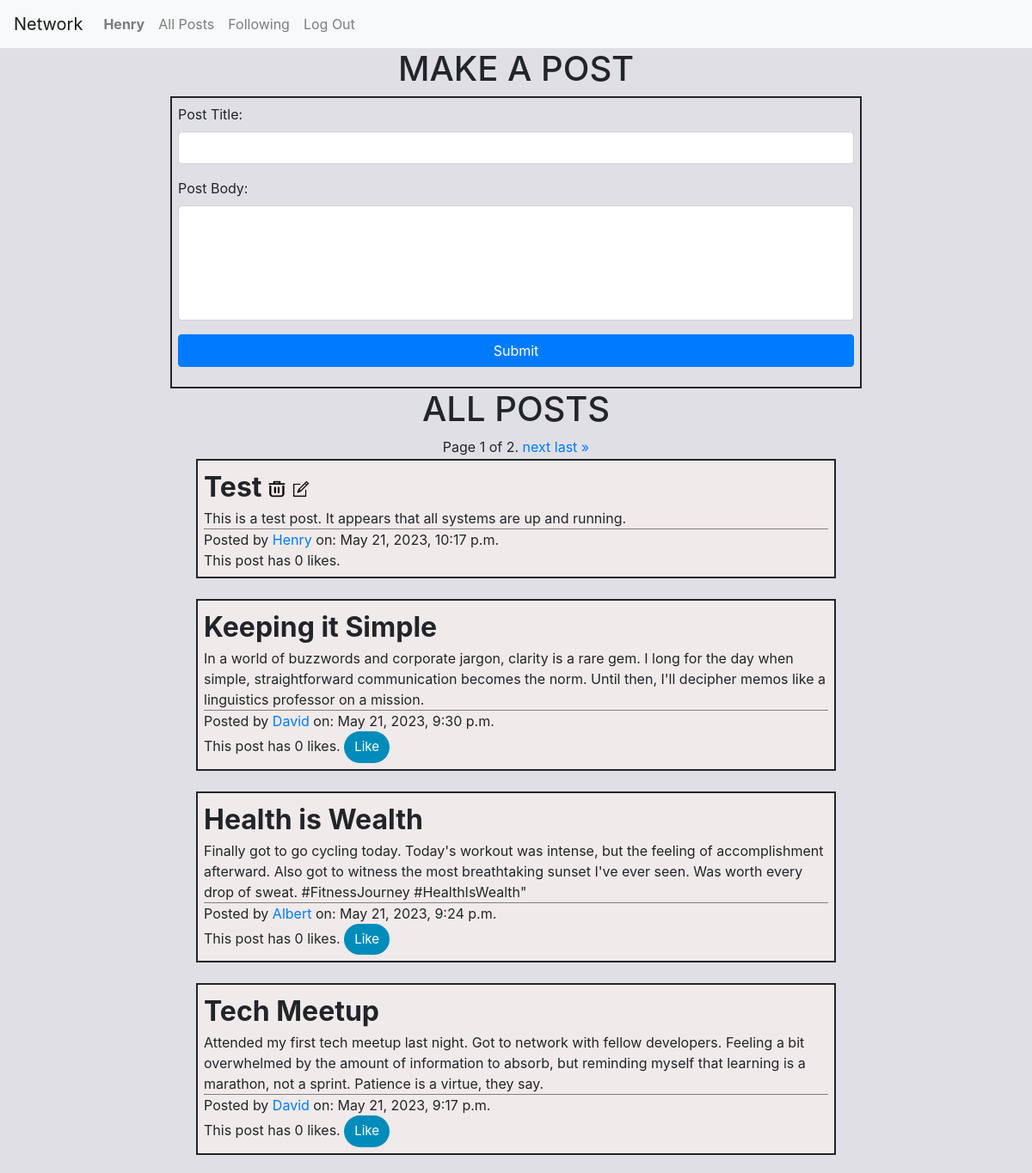
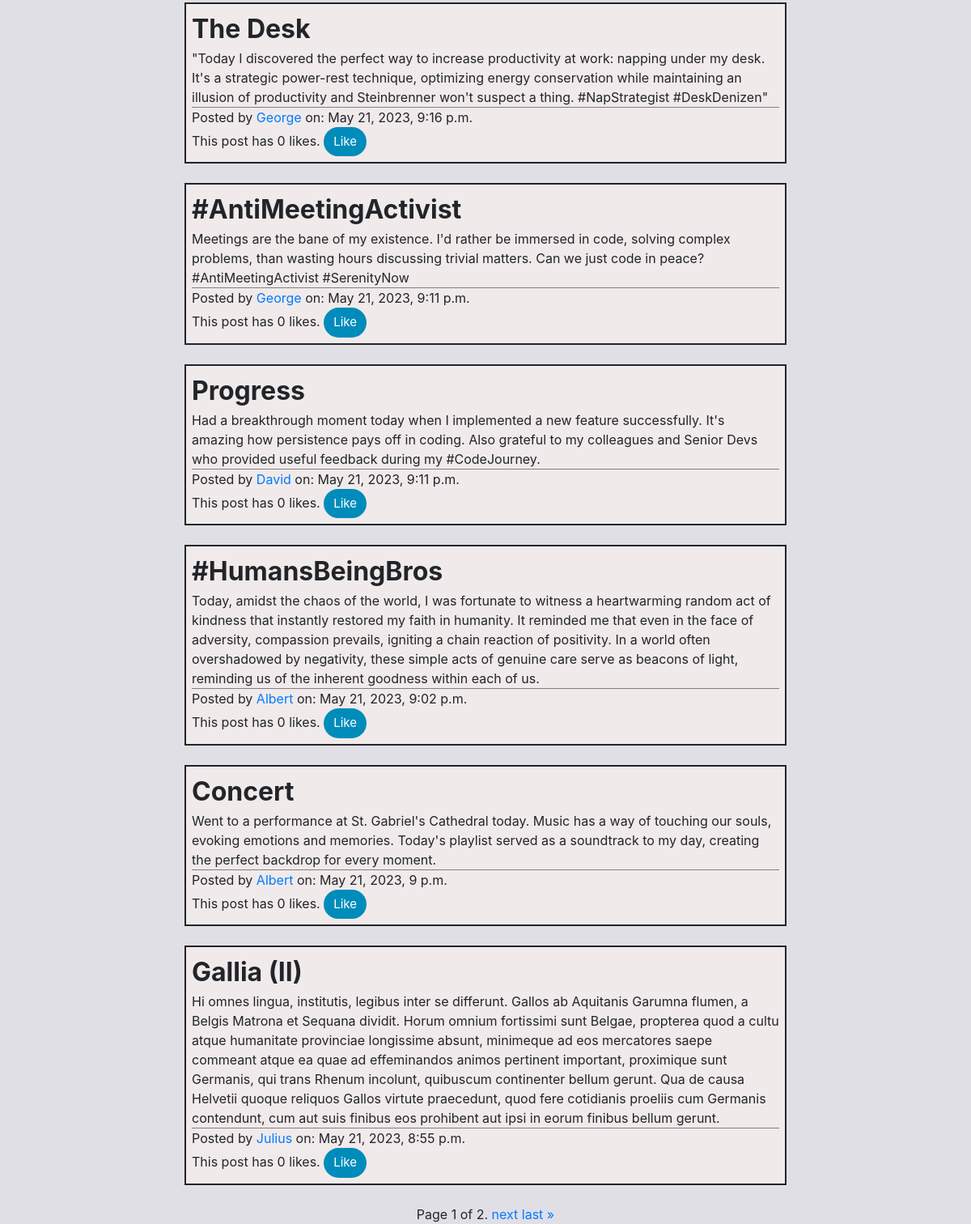
The page / (signed in) on the database as committed earlier (2 pictures, top to bottom).
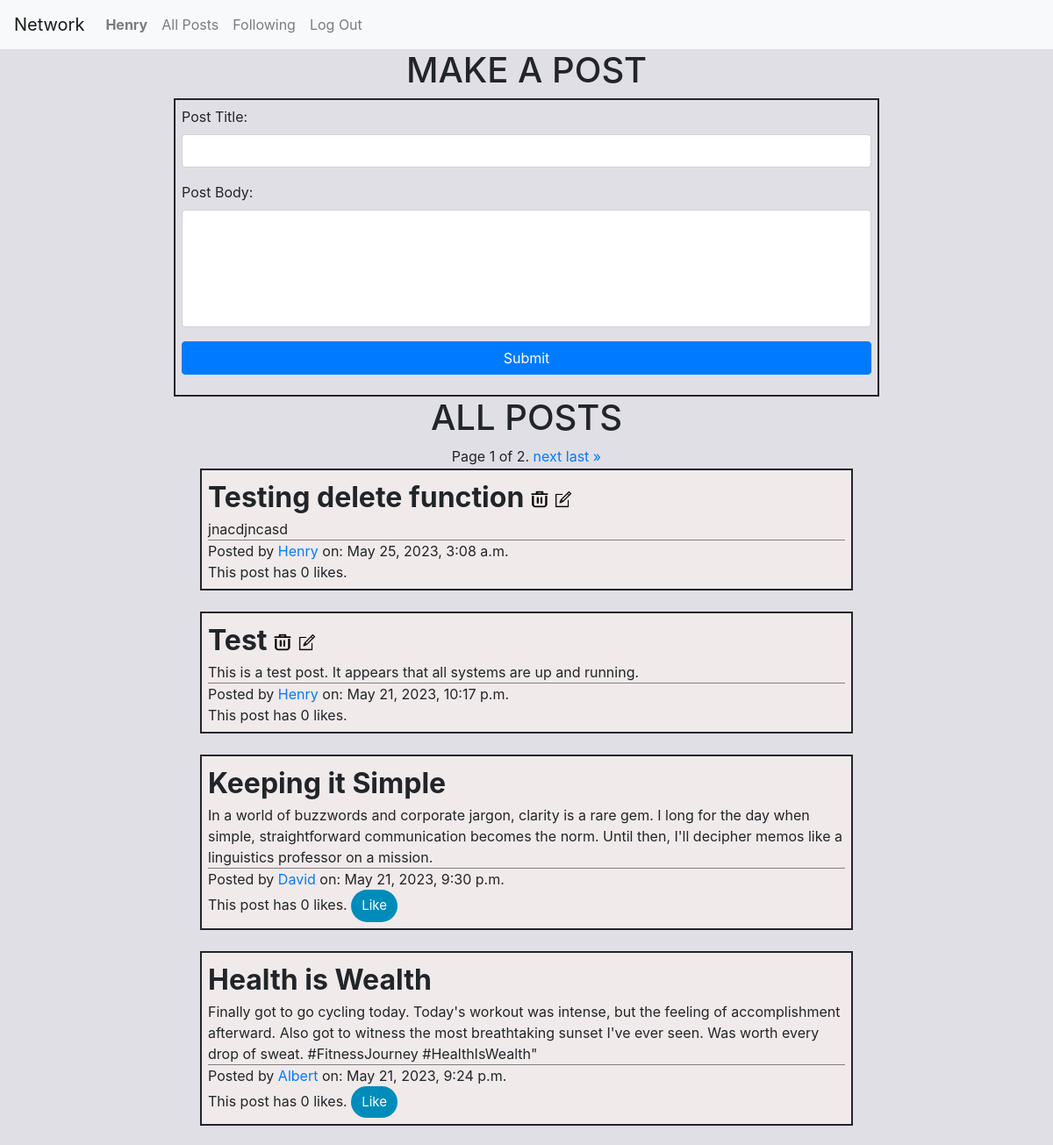
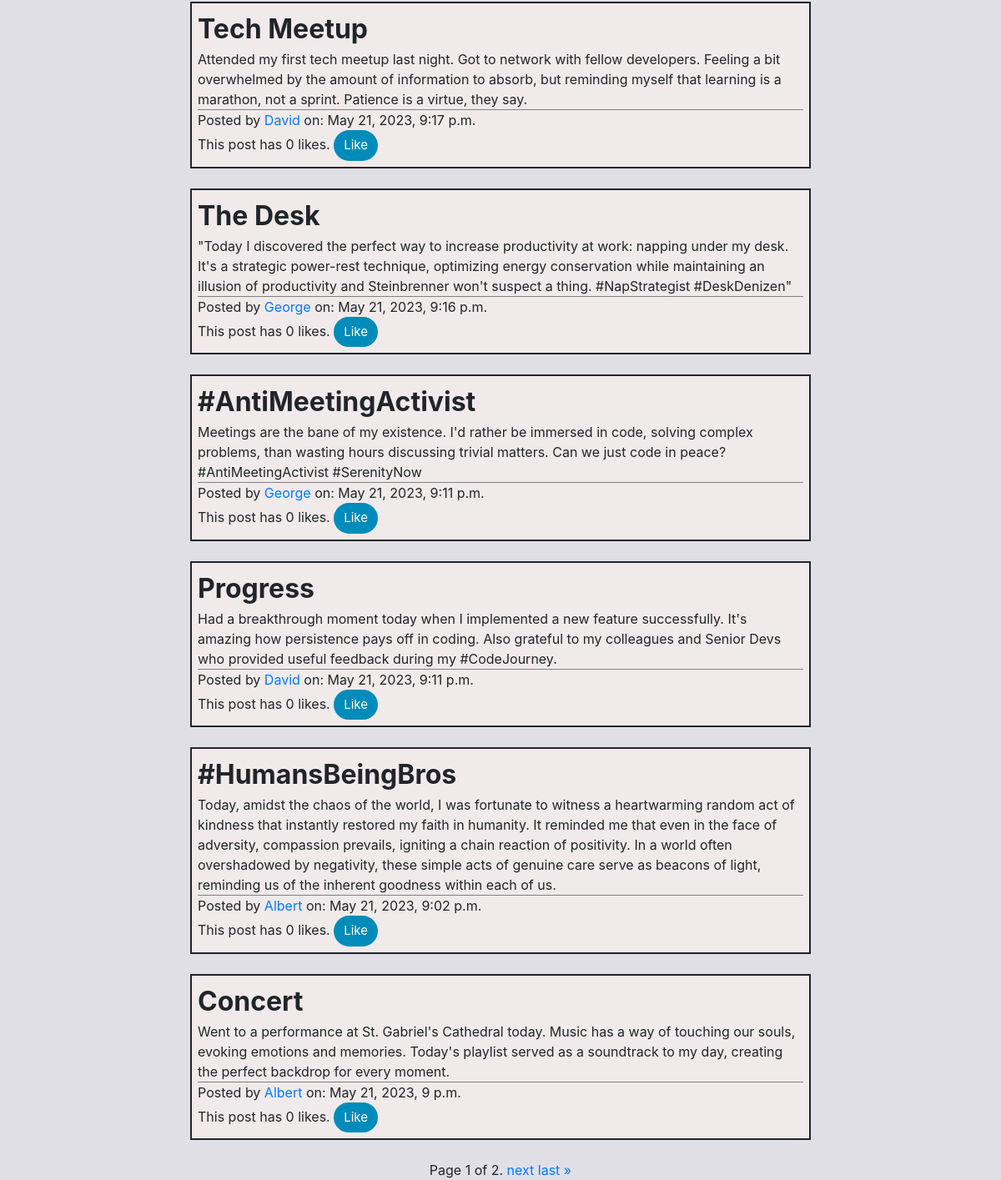
The same page on the database as committed later (2 pictures, top to bottom).
### network/models.py (models this page shows, shortened)
class Post(models.Model):
    id = models.AutoField(primary_key=True)
    postTitle =  models.CharField(max_length=64)
    postBody = models.TextField()
    postTime = models.DateTimeField(default=datetime.now, blank=True)
    postAuthor = models.ForeignKey(User, on_delete = models.CASCADE, related_name="user")
    likes = models.IntegerField(default=0)

class User(AbstractUser):
    pass

### network/views.py (the view, shortened to what this page needs)
# urls.py: path("", views.index, name="index"),
def index(request):
    newPostForm = NewPostForm()
    allPosts = Post.objects.all().order_by("-postTime")
    paginator = Paginator(allPosts, 10)  # show 10 posts per page
    page_number = request.GET.get("page")
    page_obj = paginator.get_page(page_number)
    if request.user.is_authenticated:
        posts_liked_by_user = (
            LikedPost.objects.all().filter(liker=request.user)
            .values_list("post", flat=True))
    else:
        posts_liked_by_user = None
    return render(
        request,
        "network/index.html",
        {"form": newPostForm, "page_obj": page_obj, "likedList": posts_liked_by_user},
    )

### network/forms.py
class NewPostForm(forms.ModelForm):
    class Meta:
        model = Post
        fields = ["postTitle", "postBody"]
        labels = {
            "postTitle": _("Post Title"),
            "postBody": _("Post Body")
        }
        widgets = {
            'postTitle' : forms.TextInput(attrs={'class' : 'form-control'}),
            'postBody' : forms.Textarea(attrs={'class' : 'form-control', "rows" : "5", "style" : "resize: none;", "maxlength": "500"})
        }

### network/templates/network/index.html (shortened to what this page needs)
{% extends "network/layout.html" %}
{% load static %}
{% block body %}
{% if user.is_authenticated %}
<h1>MAKE A POST</h1>
<div id="form-container">
<div class="form-group">
<form id="create-post" action="#" enctype="multipart/form-data" method="post">
    {{form.as_p}}
    <div class="d-grid gap-2">
    <input class="btn btn-primary btn-block" type="submit" value="Submit">
    </div>
</form>
</div>
</div>
{% endif %}
<h1>ALL POSTS</h1>
<div class="page-navigation">
    <span class="current">
        Page {{ page_obj.number }} of {{ page_obj.paginator.num_pages }}.
    </span>
    {% if page_obj.has_next %}
        <a href="?page={{ page_obj.next_page_number }}">next</a>
        <a href="?page={{ page_obj.paginator.num_pages }}">last &raquo;</a>
    {% endif %}
</div>
{% for post in page_obj %}
{% include "singlepost.html" %}
{% endfor %}
<div class="page-navigation">
    <span class="current">
        Page {{ page_obj.number }} of {{ page_obj.paginator.num_pages }}.
    </span>
    {% if page_obj.has_next %}
        <a href="?page={{ page_obj.next_page_number }}">next</a>
        <a href="?page={{ page_obj.paginator.num_pages }}">last &raquo;</a>
    {% endif %}
</div>
{% endblock %}

### network/templates/singlepost.html (shortened to what this page needs)
{% load static %}
<div class="post-container" id="post-container-{{post.id}}">
    <div class="post-title">{{ post.postTitle }}
        {% if user == post.postAuthor %}
        <span class="post-buttons">
        <a href="#exampleModal" data-toggle="modal"><img id="delete-{{post.id}}" title="Click to delete" src="{% static 'images/delete.png' %}" width="20", height="20"></a>
        <img id="edit-icon-{{post.id}}" title="Click to edit" onClick="toggle_edit2('{{post.id}}')" src="{% static 'images/edit.png' %}" width="20", height="20">
        </span>
        {% endif %}
    </div>
    <div id="post-body-{{post.id}}"> {{ post.postBody }} </div>
    <div class="post-byline">
    Posted by <a href="{% url 'profile' post.postAuthor  %}">{{ post.postAuthor }}</a> on: {{ post.postTime }}
    </div>
    <div id="likes-{{post.id}}">
    This post has <span id="nlikes-{{post.id}}">{{post.likes}}</span> likes.
    {% if user != post.postAuthor and user.is_authenticated%}
    <button id="like-button-{{post.id}}" class="like-button" onLoad="get_like_button_state('{{post.id}}')" onClick="like('{{post.id}}')">
        {% if post.id in likedList %}
        Unlike
        {% else %}
        Like
        {% endif %}
    </button>
    {% endif %}
    </div>
    </div>

Rows that differ between the two databases and show on the page:
no longer on this page (row unchanged): Post: postTitle "Gallia (II)", postBody "Hi omnes lingua, institutis, legibus inter se differunt. Gallos ab Aquitanis Garumna flumen, a Belgis Matrona et Sequana dividit. Horum omnium fortissimi sunt Belgae, propterea quod a cultu atque humanitate provinciae longissime absunt, minimeque ad eos mercatores saepe commeant atque ea quae ad effeminandos animos pertinent important, proximique sunt Germanis, qui trans Rhenum incolunt, quibuscum continenter bellum gerunt. Qua de causa Helvetii quoque reliquos Gallos virtute praecedunt, quod fere cotidianis proeliis cum Germanis contendunt, cum aut suis finibus eos prohibent aut ipsi in eorum finibus bellum gerunt.", postAuthor "Julius", postTime "May 21, 2023, 8:55 p.m.", likes "0", shows "Like"
added Post: postTitle "Testing delete function", postBody "jnacdjncasd", postAuthor "Henry", postTime "May 25, 2023, 3:08 a.m.", likes "0"
